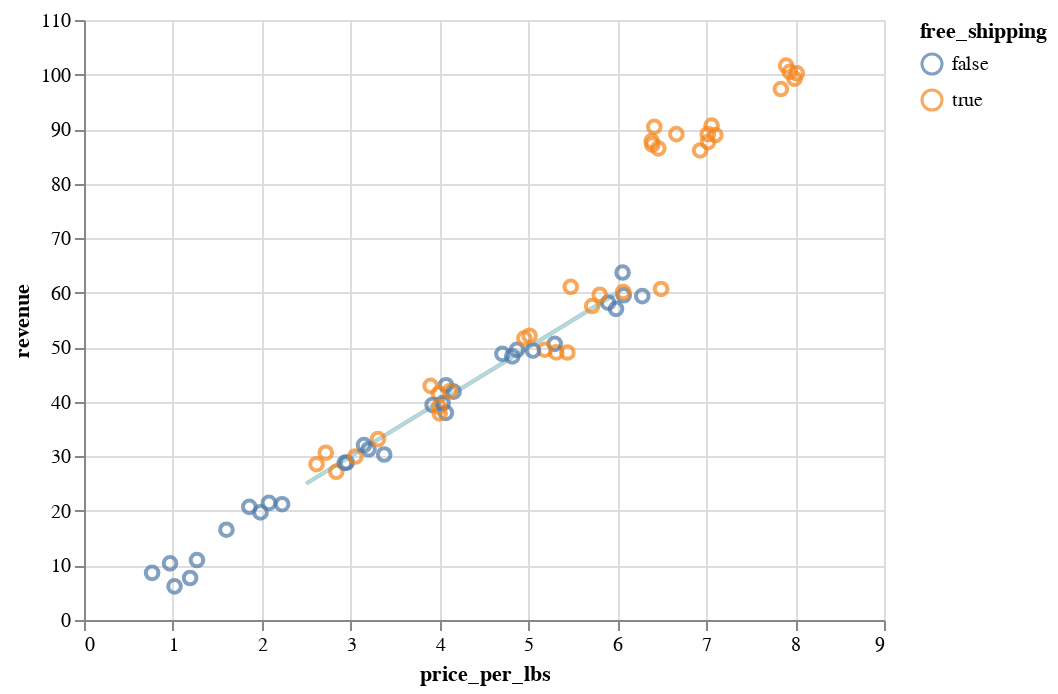

Notebook code cell kept with this figure:
### Code cell
fits = []
colors = {False: "lightblue", True: "orange"}
for t in [True, False]:
    c = (
        alt.Chart(
            predicted[
                (predicted["free_shipping"] == t)
            ]
        )
        .encode(
            x=alt.X("price_per_lbs:Q", scale=alt.Scale(zero=False)),
            y=alt.Y("revenue:Q", scale=alt.Scale(zero=False)),
        )
        .transform_regression("price_per_lbs", "revenue")
        .mark_line(color=colors[t])
    )
    fits.append(c)

alt.layer(*fits, scatter)

### Figure 1 — Vega-Lite specification as saved in the notebook (floating-point values rounded to 4 significant figures)
{"config": {"view": {"continuousWidth": 400, "continuousHeight": 300}}, "layer": [{"data": {"name": "data-f365dac1852907468e3d2e60d7deb83f"}, "mark": {"type": "line", "color": "orange"}, "encoding": {"x": {"field": "price_per_lbs", "scale": {"zero": false}, "type": "quantitative"}, "y": {"field": "revenue", "scale": {"zero": false}, "type": "quantitative"}}, "transform": [{"on": "price_per_lbs", "regression": "revenue"}]}, {"data": {"name": "data-062cec936f1138b63cae906b035e7724"}, "mark": {"type": "line", "color": "lightblue"}, "encoding": {"x": {"field": "price_per_lbs", "scale": {"zero": false}, "type": "quantitative"}, "y": {"field": "revenue", "scale": {"zero": false}, "type": "quantitative"}}, "transform": [{"on": "price_per_lbs", "regression": "revenue"}]}, {"data": {"name": "data-777869cdb61de6784a4659725a64fe35"}, "mark": {"type": "point", "size": 40}, "encoding": {"color": {"field": "free_shipping", "type": "nominal"}, "x": {"field": "price_per_lbs", "scale": {"zero": false}, "type": "quantitative"}, "y": {"field": "revenue", "scale": {"zero": false}, "type": "quantitative"}}}], "$schema": "https://vega.github.io/schema/vega-lite/v4.17.0.json", "datasets": {"data-f365dac1852907468e3d2e60d7deb83f": [{"price_per_lbs": 2.5, "free_shipping": true, "revenue": 25.0}, {"price_per_lbs": 6.0, "free_shipping": true, "revenue": 60.0}], "data-062cec936f1138b63cae906b035e7724": [{"price_per_lbs": 2.5, "free_shipping": false, "revenue": 25.0}, {"price_per_lbs": 6.0, "free_shipping": false, "revenue": 60.0}], "data-777869cdb61de6784a4659725a64fe35": [{"revenue": 10.99, "free_shipping": false, "price_per_lbs": 1.271}, {"revenue": 19.72, "free_shipping": false, "price_per_lbs": 1.986}, {"revenue": 31.3, "free_shipping": false, "price_per_lbs": 3.201}, {"revenue": 43.05, "free_shipping": false, "price_per_lbs": 4.072}, {"revenue": 49.53, "free_shipping": false, "price_per_lbs": 4.871}, {"revenue": 59.53, "free_shipping": false, "price_per_lbs": 6.072}, {"revenue": 33.16, "free_shipping": true, "price_per_lbs": 3.308}, {"revenue": 41.53, "free_shipping": true, "price_per_lbs": 3.993}, {"revenue": 49.06, "free_shipping": true, "price_per_lbs": 5.313}, {"revenue": 61.09, "free_shipping": true, "price_per_lbs": 5.476}, {"revenue": 89.07, "free_shipping": true, "price_per_lbs": 6.664}, {"revenue": 89.07, "free_shipping": true, "price_per_lbs": 7.017}, {"revenue": 100.5, "free_shipping": true, "price_per_lbs": 7.94}, {"revenue": 6.173, "free_shipping": false, "price_per_lbs": 1.018}, {"revenue": 16.55, "free_shipping": false, "price_per_lbs": 1.602}, {"revenue": 28.88, "free_shipping": false, "price_per_lbs": 2.956}, {"revenue": 37.97, "free_shipping": false, "price_per_lbs": 4.071}, {"revenue": 50.63, "free_shipping": false, "price_per_lbs": 5.296}, {"revenue": 58.18, "free_shipping": false, "price_per_lbs": 5.896}, {"revenue": 27.18, "free_shipping": true, "price_per_lbs": 2.838}, {"revenue": 42.93, "free_shipping": true, "price_per_lbs": 3.9}, {"revenue": 49.55, "free_shipping": true, "price_per_lbs": 5.183}, {"revenue": 60.14, "free_shipping": true, "price_per_lbs": 6.066}, {"revenue": 87.15, "free_shipping": true, "price_per_lbs": 6.394}, {"revenue": 88.91, "free_shipping": true, "price_per_lbs": 7.103}, {"revenue": 100.2, "free_shipping": true, "price_per_lbs": 8.019}, {"revenue": 7.698, "free_shipping": false, "price_per_lbs": 1.194}, {"revenue": 20.75, "free_shipping": false, "price_per_lbs": 1.86}, {"revenue": 28.8, "free_shipping": false, "price_per_lbs": 2.934}, {"revenue": 39.42, "free_shipping": false, "price_per_lbs": 3.922}, {"revenue": 48.8, "free_shipping": false, "price_per_lbs": 4.707}, {"revenue": 63.7, "free_shipping": false, "price_per_lbs": 6.059}, {"revenue": 29.97, "free_shipping": true, "price_per_lbs": 3.052}, {"revenue": 37.88, "free_shipping": true, "price_per_lbs": 4.001}, {"revenue": 51.65, "free_shipping": true, "price_per_lbs": 4.953}, {"revenue": 57.56, "free_shipping": true, "price_per_lbs": 5.717}, {"revenue": 90.42, "free_shipping": true, "price_per_lbs": 6.416}, {"revenue": 86.08, "free_shipping": true, "price_per_lbs": 6.931}, {"revenue": 97.34, "free_shipping": true, "price_per_lbs": 7.84}, {"revenue": 10.39, "free_shipping": false, "price_per_lbs": 0.9677}, {"revenue": 21.48, "free_shipping": false, "price_per_lbs": 2.081}, {"revenue": 30.34, "free_shipping": false, "price_per_lbs": 3.377}, {"revenue": 39.77, "free_shipping": false, "price_per_lbs": 4.035}, {"revenue": 49.4, "free_shipping": false, "price_per_lbs": 5.052}, {"revenue": 57.04, "free_shipping": false, "price_per_lbs": 5.985}, {"revenue": 28.56, "free_shipping": true, "price_per_lbs": 2.616}, {"revenue": 39.08, "free_shipping": true, "price_per_lbs": 3.995}, {"revenue": 52.11, "free_shipping": true, "price_per_lbs": 5.012}, {"revenue": 60.69, "free_shipping": true, "price_per_lbs": 6.493}, {"revenue": 86.47, "free_shipping": true, "price_per_lbs": 6.462}, {"revenue": 90.65, "free_shipping": true, "price_per_lbs": 7.06}, {"revenue": 99.23, "free_shipping": true, "price_per_lbs": 7.993}, {"revenue": 8.646, "free_shipping": false, "price_per_lbs": 0.7663}, {"revenue": 21.22, "free_shipping": false, "price_per_lbs": 2.229}, {"revenue": 32.06, "free_shipping": false, "price_per_lbs": 3.15}, {"revenue": 41.86, "free_shipping": false, "price_per_lbs": 4.158}, {"revenue": 48.32, "free_shipping": false, "price_per_lbs": 4.818}, {"revenue": 59.38, "free_shipping": false, "price_per_lbs": 6.281}, {"revenue": 30.66, "free_shipping": true, "price_per_lbs": 2.72}, {"revenue": 41.95, "free_shipping": true, "price_per_lbs": 4.117}, {"revenue": 49.04, "free_shipping": true, "price_per_lbs": 5.438}, {"revenue": 59.63, "free_shipping": true, "price_per_lbs": 5.802}, {"revenue": 87.79, "free_shipping": true, "price_per_lbs": 6.387}, {"revenue": 87.61, "free_shipping": true, "price_per_lbs": 7.02}, {"revenue": 101.6, "free_shipping": true, "price_per_lbs": 7.899}]}}
